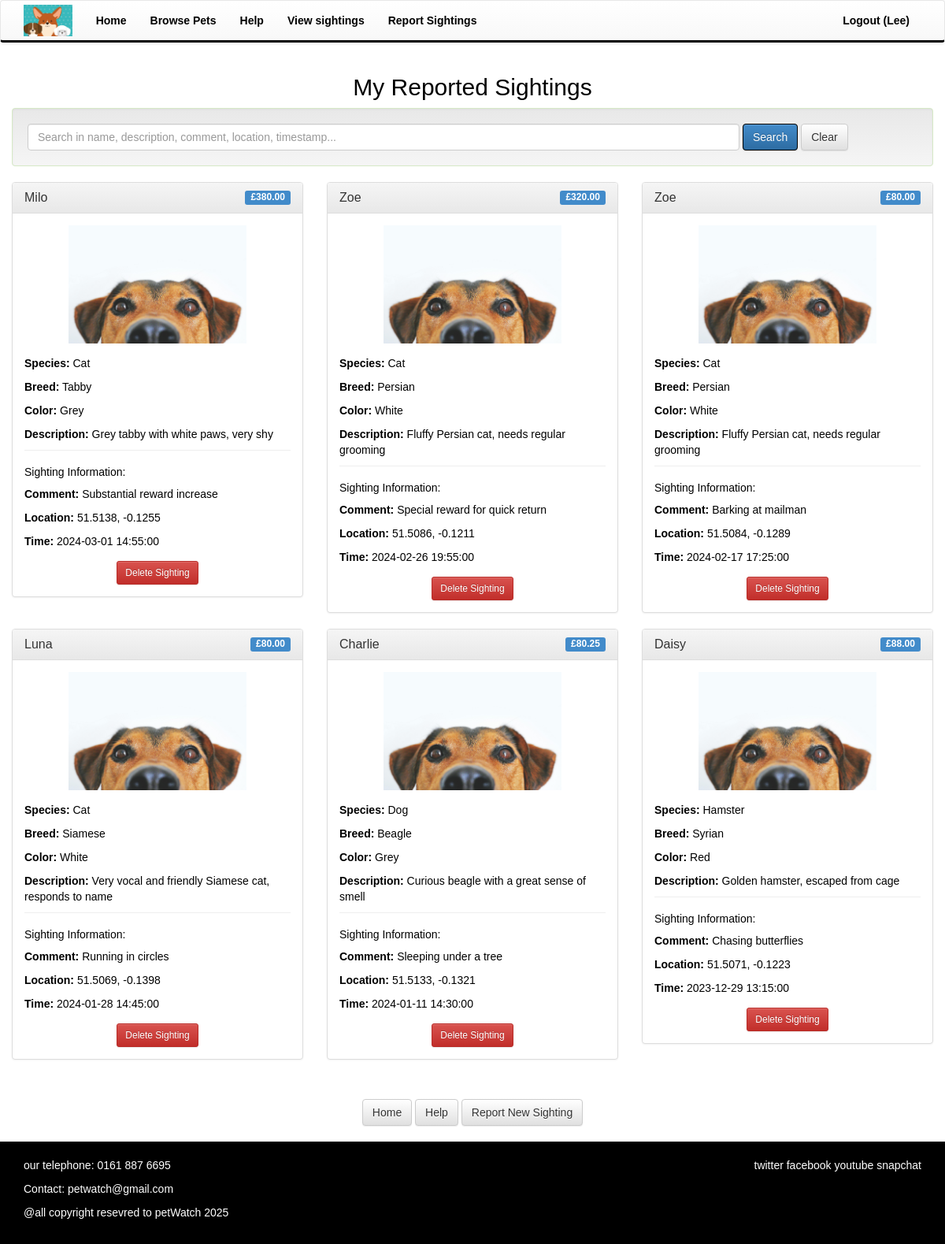
/petWatch/controllers/view_sightings.php (signed in), run on the app's committed database.
### tables this page shows
CREATE TABLE sightings (
                           id INTEGER PRIMARY KEY AUTOINCREMENT,
                           pet_id INTEGER NOT NULL,
                           user_id INTEGER,
                           comment TEXT,
                           latitude REAL,
                           longitude REAL,
                           timestamp DATETIME DEFAULT CURRENT_TIMESTAMP, reward DECIMAL(20,2) CHECK(reward >= 0), count INTEGER CHECK(count >= 0 AND count <= 99999),
                           FOREIGN KEY (pet_id) REFERENCES pets(id),
                           FOREIGN KEY (user_id) REFERENCES users(id)
);

CREATE TABLE "pets"
(
    id            INTEGER
        primary key autoincrement,
    name          TEXT,
    species       TEXT,
    breed         TEXT,
    color         TEXT,
    photo_url     TEXT,
    status        TEXT,
    description   TEXT,
    date_reported DATE,
    user_id       INTEGER
        references users,
    gender        TEXT,
    age           DECIMAL(4, 2),
    check (age >= 0 AND age <= 100),
    check (gender IN ('Male', 'Female')),
    check (status IN ('lost', 'found'))
);

### petWatch/controllers/view_sightings.php (called while the page is built, shortened)
<?php
require_once '../Model/SightingModel.php';
$db = getDbConnection();
$sightingModel = new SightingModel($db);
$search = '';
$userSightings = $sightingModel->getSightingsByUser($_SESSION['user_id'], $search);
include '../views/view_sightings.phtml';
?>

### petWatch/Model/SightingModel.php (called while the page is built, shortened)
<?php
class SightingModel extends PetRelatedModel
{
    public function getSightingsByUser($user_id, $search = '')
    {
        $sql = "SELECT s.*, p.name as pet_name, p.photo_url, p.description, p.species, p.breed, p.color
                FROM sightings s
                JOIN pets p ON s.pet_id = p.id
                WHERE s.user_id = ?";
        $params = [$user_id];
        $sql .= " ORDER BY s.timestamp DESC";
        $stmt = $this->executeStatement($sql, $params);
        return $stmt ? $stmt->fetchAll(PDO::FETCH_ASSOC) : [];
    }
}
?>

### petWatch/Model/BaseModel.php (called while the page is built, shortened)
<?php
abstract class BaseModel
{
    protected $db;
    public function __construct(PDO $db)
    {
        $this->db = $db;
    }
    protected function executeStatement(string $sql, array $params = [])
    {
        try {
            $stmt = $this->db->prepare($sql);
            $stmt->execute($params);
            return $stmt;
        } catch (PDOException $e) {
            error_log("Database error in " . get_class($this) . ": " . $e->getMessage());
            return false;
        }
    }
}
?>

### petWatch/views/view_sightings.phtml (the view, shortened to what this page needs)
<?php global $search;
include 'template/header.phtml'; ?>
    <div class="row">
        <div class="col-md-12">
            <h2 class="text-center">My Reported Sightings</h2>
            <div class="well">
                <form method="get" action="view_sightings.php" class="form-inline">
                    <div class="form-group" style="width: 80%;">
                        <input type="text" class="form-control" name="search" placeholder="Search in name, description, comment, location, timestamp..."
                               value="<?php echo htmlspecialchars($search); ?>" style="width: 100%;">
                    </div>
                    <button type="submit" class="btn btn-primary">Search</button>
                    <button type="button" class="btn btn-default" onclick="confirmClearSearch()">Clear</button>
                </form>
            </div>
            <?php if (empty($userSightings)): ?>
                <div class="alert alert-info text-center">
                    <?php if (!empty($search)): ?>
                        No sightings found matching your search criteria.
                    <?php else: ?>
                        You haven't reported any sightings yet.
                    <?php endif; ?>
                </div>
            <?php else: ?>
                <div class="row">
                    <?php foreach ($userSightings as $sighting): ?>
                        <div class="col-md-6 col-lg-4">
                            <div class="panel panel-default" style="min-height: 400px;">
                                <div class="panel-heading">
                                    <h4 class="panel-title">
                                        <?php echo htmlspecialchars($sighting['pet_name']); ?>
                                        <span class="label label-primary pull-right">
                                        £<?php echo number_format($sighting['reward'], 2); ?>
                                    </span>
                                    </h4>
                                </div>
                                <div class="panel-body">
                                    <div class="text-center">
                                        <img src="../images/pet-image/<?php echo htmlspecialchars($sighting['photo_url']); ?>"
                                             alt="<?php echo htmlspecialchars($sighting['pet_name']); ?>"
                                             class="img-responsive" style="max-height: 150px; margin: 0 auto;"
                                             onerror="this.src='../images/pet-image/default-pet.png'">
                                    </div>
                                    <div class="pet-details" style="margin-top: 15px;">
                                        <p><strong>Species:</strong> <?php echo htmlspecialchars($sighting['species']); ?></p>
                                        <p><strong>Breed:</strong> <?php echo htmlspecialchars($sighting['breed']); ?></p>
                                        <p><strong>Color:</strong> <?php echo htmlspecialchars($sighting['color']); ?></p>
                                        <p><strong>Description:</strong> <?php echo htmlspecialchars($sighting['description']); ?></p>
                                    </div>
                                    <div class="sighting-details" style="border-top: 1px solid #eee; padding-top: 10px; margin-top: 10px;">
                                        <h5>Sighting Information:</h5>
                                        <p><strong>Comment:</strong> <?php echo htmlspecialchars($sighting['comment']); ?></p>
                                        <p><strong>Location:</strong> <?php echo htmlspecialchars($sighting['latitude'] . ', ' . $sighting['longitude']); ?></p>
                                        <p><strong>Time:</strong> <?php echo htmlspecialchars($sighting['timestamp']); ?></p>
                                    </div>
                                    <div class="text-center" style="margin-top: 15px;">
                                        <a href="view_sightings.php?delete_id=<?php echo $sighting['id']; ?>"
                                           class="btn btn-danger btn-sm"
                                           onclick="return confirmDeleteSighting()">
                                            Delete Sighting
                                        </a>
                                    </div>
                                </div>
                            </div>
                        </div>
                    <?php endforeach; ?>
                </div>
            <?php endif; ?>
            <div class="text-center" style="margin-top: 30px;">
                <a href="../index.php" class="btn btn-default">Home</a>
                <a href="help.php" class="btn btn-default">Help</a>
                <a href="report_sighting.php" class="btn btn-default">Report New Sighting</a>
            </div>
        </div>
    </div>
<?php include 'template/footer.phtml'; ?>

### petWatch/css/my-style.css (style rules this page uses)
html, body { height: 100%; margin: 0; padding: 0; }
body { background-color: white; color: black; font-family: Arial, sans-serif; display: flex; flex-direction: column; min-height: 100vh; }
.btn-primary { background-color: black; border-color: black; }
.well { background-color: #dff0d8; border-color: #d6e9c6; }

### data on the page
sightings: pet.name "Milo", reward "380.00", pet.photo_url (picture), pet.species "Cat", pet.breed "Tabby", pet.color "Grey", pet.description "Grey tabby with white paws, very shy", comment "Substantial reward increase", latitude+longitude "51.5138, -0.1255", timestamp "2024-03-01 14:55:00"
sightings: pet.name "Zoe", reward "320.00", pet.photo_url (picture), pet.species "Cat", pet.breed "Persian", pet.color "White", pet.description "Fluffy Persian cat, needs regular grooming", comment "Special reward for quick return", latitude+longitude "51.5086, -0.1211", timestamp "2024-02-26 19:55:00"
sightings: pet.name "Zoe", reward "80.00", pet.photo_url (picture), pet.species "Cat", pet.breed "Persian", pet.color "White", pet.description "Fluffy Persian cat, needs regular grooming", comment "Barking at mailman", latitude+longitude "51.5084, -0.1289", timestamp "2024-02-17 17:25:00"
sightings: pet.name "Luna", reward "80.00", pet.photo_url (picture), pet.species "Cat", pet.breed "Siamese", pet.color "White", pet.description "Very vocal and friendly Siamese cat, responds to name", comment "Running in circles", latitude+longitude "51.5069, -0.1398", timestamp "2024-01-28 14:45:00"
sightings: pet.name "Charlie", reward "80.25", pet.photo_url (picture), pet.species "Dog", pet.breed "Beagle", pet.color "Grey", pet.description "Curious beagle with a great sense of smell", comment "Sleeping under a tree", latitude+longitude "51.5133, -0.1321", timestamp "2024-01-11 14:30:00"
sightings: pet.name "Daisy", reward "88.00", pet.photo_url (picture), pet.species "Hamster", pet.breed "Syrian", pet.color "Red", pet.description "Golden hamster, escaped from cage", comment "Chasing butterflies", latitude+longitude "51.5071, -0.1223", timestamp "2023-12-29 13:15:00"

### other printed values
$_SESSION['username'] "Lee"
